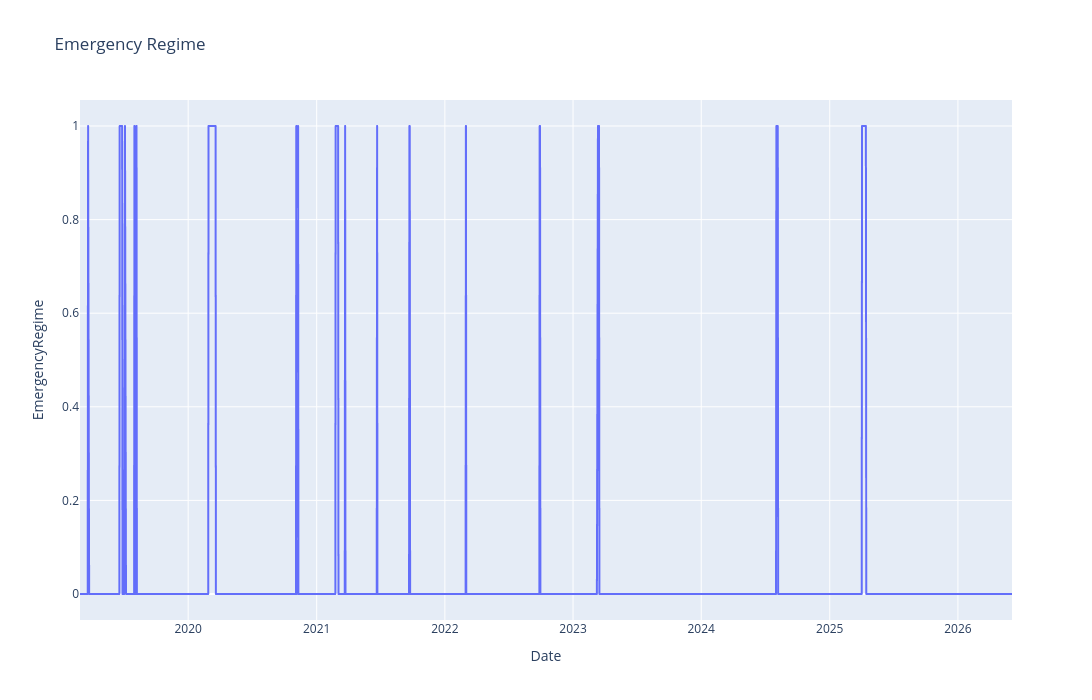

Source (notebook cell):
### Code cell
import yfinance as yf
import pandas as pd
import plotly.express as px
import sys
sys.path.append('..')
from utils.my_models import *

df_yahoo = yf.download('ZN=F', start='2019-01-01', interval='1d')
hv_df = hv_dataframe_fast(df_yahoo, 'ZN=F', 40, halflife_fast=2, ovn_weight=1.0, cc_weight=0.25, mix_mode="blend", beta=0.3, index_coeff=1)

regime_fig = px.line(
    hv_df,
    x=hv_df.index,
    y='EmergencyRegime',
    width=1500,
    height=700,
    title='Emergency Regime'
)
regime_fig.show()
regime_fig.write_html('../charts/emergency_regime.html')

### Figure 1 — Plotly figure (JSON) as saved in the notebook; plotly's stock layout.template omitted (floating-point values rounded to 4 significant figures; data arrays with more than 128 entries replaced by an {"elided": "..."} marker saying what was removed)
{"data": [{"hovertemplate": "Date=%{x}<br>EmergencyRegime=%{y}<extra></extra>", "legendgroup": "", "line": {"color": "#636efa", "dash": "solid"}, "marker": {"symbol": "circle"}, "mode": "lines", "name": "", "showlegend": false, "type": "scattergl", "x": {"elided": "1785 str values"}, "xaxis": "x", "y": {"elided": "1785 int values"}, "yaxis": "y"}], "layout": {"height": 700, "legend": {"tracegroupgap": 0}, "title": {"text": "Emergency Regime"}, "width": 1500, "xaxis": {"anchor": "y", "autorange": true, "domain": [0, 1], "range": ["2019-02-27", "2026-06-04"], "title": {"text": "Date"}, "type": "date"}, "yaxis": {"anchor": "x", "autorange": true, "domain": [0, 1], "range": [-0.05556, 1.056], "title": {"text": "EmergencyRegime"}, "type": "linear"}}}
